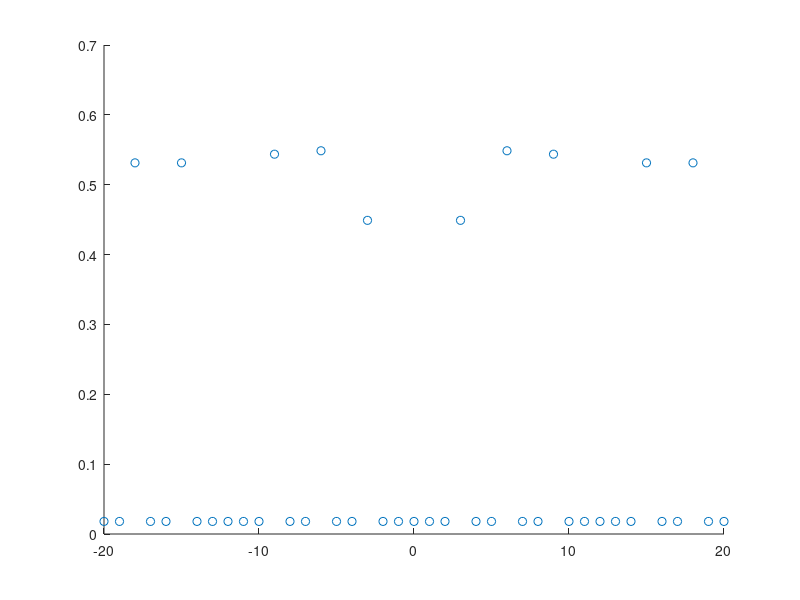

The MATLAB source for this figure: (Note: this script raises an error after producing the figure.)
xvals = -20:1:20
yvals = [0.0180 0.0180 0.5313 0.0180 0.0180 0.5313 0.0180 0.0180 0.0180...
    0.0180 0.0180 0.5437 0.0180 0.0180 0.5486 0.0180 0.0180 0.449...
    0.0180 0.0180 0.0180 0.0180 0.0180 0.449 0.0180 0.0180 0.5486...
    0.0180 0.0180 0.5437 0.0180 0.0180 0.0180 0.0180 0.0180 0.5313 ...
    0.0180 0.0180 0.5313 0.0180 0.0180]

figure;
s = scatter(xvals, yvals);
s.MarkerEdgeColor = 'k';
s.MarkerFaceColor = 'k';
xlabel("Mode number");
ylabel("Maximum magnitude of relative error");
set(gca, 'fontsize', 16);